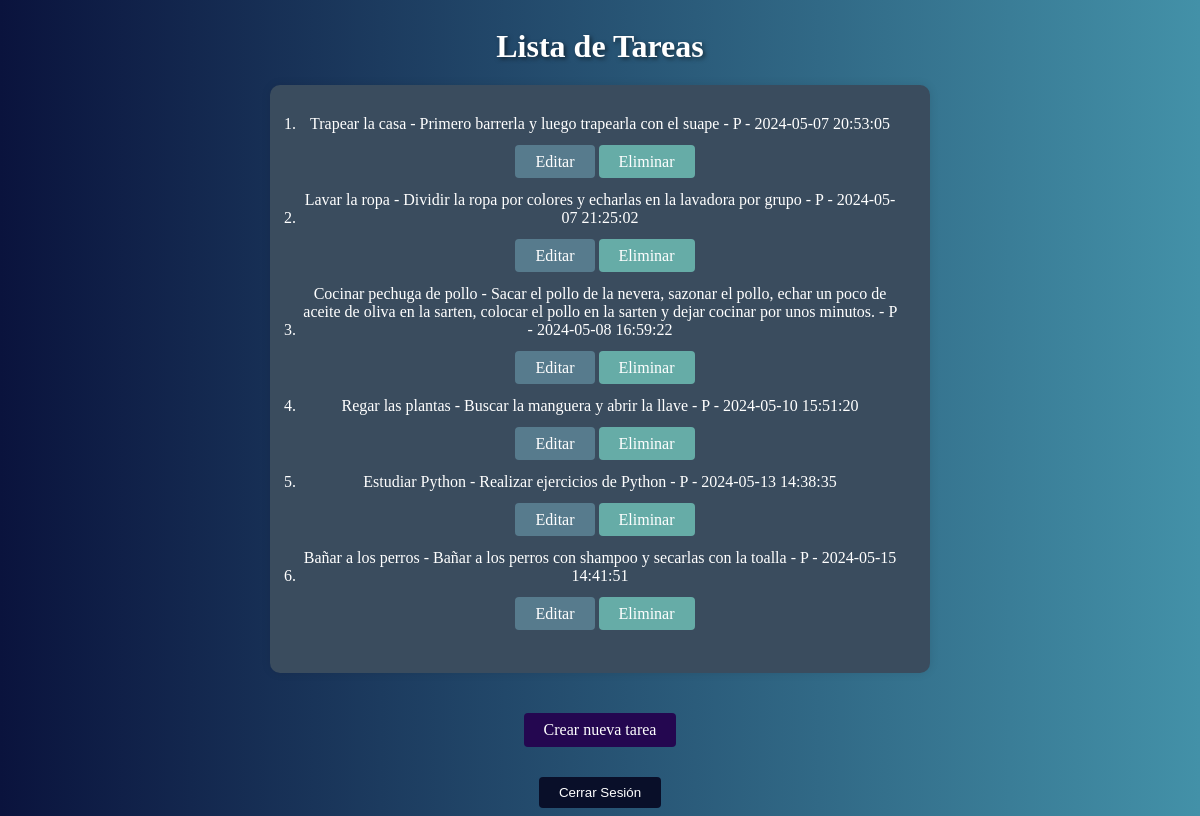
The page /to_do_list/task/list/ (signed in) on the database its author committed.
### to_do_list/models.py (models this page shows, shortened)
class Task(models.Model):
    title = models.CharField(max_length=100) # Campo para el título de la tarea
    description = models.TextField() # Campo para la descripción de la tarea
    created_at = models.DateTimeField(auto_now_add=True) # Campo para la fecha de creación
    STATUS_CHOICES = (
        ('P', 'Pendiente'),
        ('C', 'Completado'),
    ) # Campo para el estado de la tarea
    status = models.CharField(max_length=1, choices=STATUS_CHOICES) # Campo para el estado de la tarea
    user = models.ForeignKey(User, on_delete=models.CASCADE) # Campo para el usuario que crea la tarea

### to_do_list/views.py (the view)
# urls.py: path('task/list/', TaskListView.as_view(), name='task_list'), # URL para la lista de tareas
class TaskListView(LoginRequiredMixin, ListView):  # Vista de lista de tareas
    model = Task # Modelo de la lista de tareas
    template_name = 'task_list.html' # Plantilla de la página de lista de tareas
    context_object_name = 'tasks' # Nombre del objeto de la lista de tareas
    def get_queryset(self): # Obtiene los datos de la lista de tareas
        return Task.objects.filter(user=self.request.user)

### to_do_list/templates/task_list.html (shortened to what this page needs)
{% load static %}
<!DOCTYPE html>
<html lang="es">
<head>
    <link rel="stylesheet" href='{% static "css/style.css" %}'>
</head>
<body>
    {% if user.is_authenticated %}
    <h1>Lista de Tareas</h1>
    <ul class='task_item'>
        {% load tz %}
        {% timezone "America/Santo_Domingo" %}
        {% for task in object_list %}
            <li class='task_item2'>
                <div class="task_info">
                    <span>{{ task.title }} - {{ task.description }} - {{ task.status }} - {{ task.created_at|date:'Y-m-d H:i:s' }}</span>
                </div>
                <div class="task_actions">
                    <a href="{% url 'task_update' pk=task.pk %}" class='update_link edit_button'>Editar</a>
                    <a href="{% url 'task_delete' pk=task.pk %}" class='delete_link'>Eliminar</a>
                </div>
            </li>
        {% endfor %}
        {% endtimezone %}
    </ul>
    <a href="{% url 'task_create' %}" class='create_link'>Crear nueva tarea</a>
    <form action="{% url 'logout' %}" method="post" class="logout_form">
        <button type="submit" class='logout_button'>Cerrar Sesión</button>
    </form>
    {% else %}
    <script>
        window.location.href = '{% url 'login' %}?next={{ request.path }}'
    </script>
    {% endif %}
</body>
</html>

### to_do_list/static/css/style.css (style rules this page uses)
body { font-family: Cambria, Cochin, Georgia, Times, 'Times New Roman', serif; background: linear-gradient(to right, #0a133d, #4391a8); padding: 0; color: white; text-align: center; min-height: 100vh; display: flex; flex-direction: column; justify-content: center; align-items: center; text-shadow:#0a0a0a; }
h1 { margin-top: 20px; margin-bottom: 20px; text-shadow: 2px 2px 4px rgba(0, 0, 0, 0.5); }
ul { list-style: decimal; padding: 0; text-align: center; max-width: 600px; margin: 0 auto; text-shadow: #0a0a0a; }
.task_item { margin-bottom: 40px !important; background-color: #3a4c5e; padding: 30px; border-radius: 10px; box-shadow: 0 0 10px rgba(0, 0, 0, 0.1); }
.task_item .task_item2 { margin-bottom: 20px !important; }
.delete_link { background-color: #66aca7; color: white; border: 5px; padding: 8px 20px; border-radius: 4px; cursor: pointer; text-decoration: none; }
.edit_button { background-color: #577B8D; color: white; padding: 8px 20px; border: none; border-radius: 4px; cursor: pointer; text-decoration: none; }
.create_link { background-color: #240750; color: white; border: none; padding: 8px 20px; border-radius: 4px; cursor: pointer; text-decoration: none; }
.task_info { display: inline-block; margin-bottom: 20px; }
.task_actions { display: inline-block; margin-left: 10px; }
.logout_button { margin-top: 30px; background-color: #090f29; color: white; border: none; padding: 8px 20px; border-radius: 4px; cursor: pointer; text-decoration: none; }

### rows shown on the page
Task: title "Trapear la casa", description "Primero barrerla y luego trapearla con el suape", status "P", created_at "2024-05-07 20:53:05"
Task: title "Lavar la ropa", description "Dividir la ropa por colores y echarlas en la lavadora por grupo", status "P", created_at "2024-05-07 21:25:02"
Task: title "Cocinar pechuga de pollo", description "Sacar el pollo de la nevera, sazonar el pollo, echar un poco de aceite de oliva en la sarten, colocar el pollo en la sarten y dejar cocinar por unos minutos.", status "P", created_at "2024-05-08 16:59:22"
Task: title "Regar las plantas", description "Buscar la manguera y abrir la llave", status "P", created_at "2024-05-10 15:51:20"
Task: title "Estudiar Python", description "Realizar ejercicios de Python", status "P", created_at "2024-05-13 14:38:35"
Task: title "Bañar a los perros", description "Bañar a los perros con shampoo y secarlas con la toalla", status "P", created_at "2024-05-15 14:41:51"
